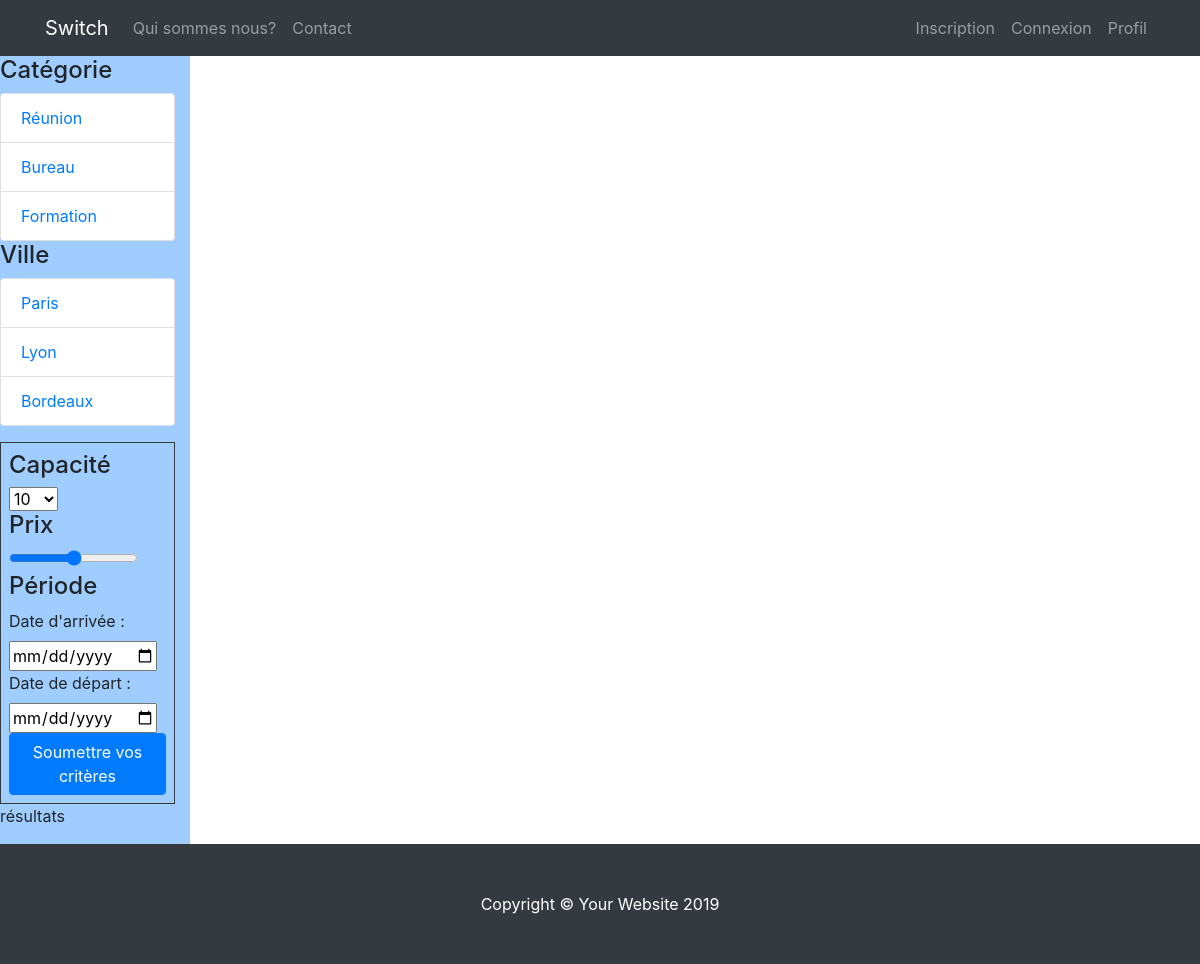
The app's page /acceuil.php, older data.
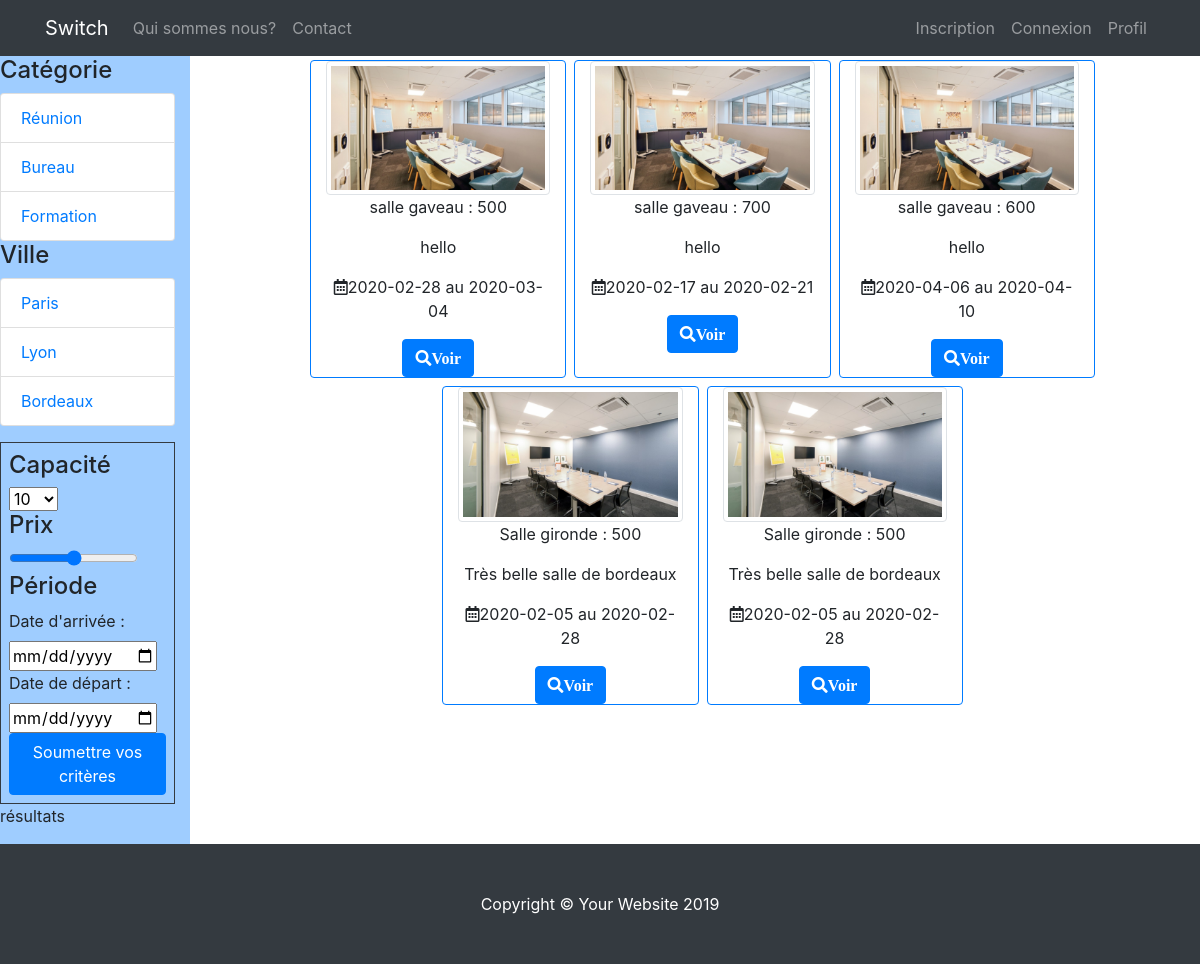
The same page, newer data.
### tables this page shows
CREATE TABLE IF NOT EXISTS `produit` (
  `id_produit` int(3) NOT NULL AUTO_INCREMENT,
  `id_salle` int(3) NOT NULL,
  `date_arrivee` date NOT NULL,
  `date_depart` date NOT NULL,
  `prix` int(3) NOT NULL,
  `etat` enum('libre','reservation') NOT NULL,
  UNIQUE KEY `FK` (`id_produit`),
  KEY `produit_ibfk_1` (`id_salle`)
);

CREATE TABLE IF NOT EXISTS `salle` (
  `id_salle` int(3) NOT NULL AUTO_INCREMENT,
  `titre` varchar(200) NOT NULL,
  `description` text NOT NULL,
  `photo` varchar(200) NOT NULL,
  `pays` varchar(20) NOT NULL,
  `ville` varchar(20) NOT NULL,
  `adresse` varchar(50) NOT NULL,
  `cp` int(5) NOT NULL,
  `capacite` int(3) NOT NULL,
  `categorie` enum('réunion','bureau','formation') NOT NULL,
  PRIMARY KEY (`id_salle`)
);

### acceuil.php (the view, shortened to what this page needs)
<?php
include 'inc/init.inc.php';
$liste_produits = $pdo->query("SELECT id_produit, prix, date_arrivee, date_depart, titre, description, photo FROM produit, salle WHERE produit.id_salle = salle.id_salle");
include 'inc/header.inc.php';
include 'inc/nav.inc.php';
?>
<div class="row">
    <aside class="col-2" style="background-color: #9fcdff;">
        <section>
            <h4>Catégorie</h4>
            <div class="list-group">
                <a href="?categorie=reunion" class="list-group-item">Réunion</a>
                <a href="?categorie=bureau" class="list-group-item">Bureau</a>
                <a href="?categorie=formation" class="list-group-item">Formation</a>
            </div>
        </section>
        <section>
            <h4>Ville</h4>
            <div class="list-group">
                <a href="?ville=paris" class="list-group-item">Paris</a>
                <a href="?ville=lyon" class="list-group-item">Lyon</a>
                <a href="?ville=bordeaux" class="list-group-item">Bordeaux</a>
            </div>
        </section>
        <section class="border border-dark mt-3 p-2">
            <form action="" method="post">
                <h4>Capacité</h4>
                <select>
                    <option>10</option>
                </select>
                <h4>Prix</h4>
                <input type="range" name="prix">
            <h4>Période</h4>
                <label for="date_arrivee">Date d'arrivée : </label>
                <input type="date" name="date_arrivee">
                <label for="date_depart">Date de départ : </label>
                <input type="date" name="date_depart">
                <button type="submit" class="btn btn-primary">Soumettre vos critères</button>
            </form>
        </section>
        <div>
            <p>résultats</p>
        </div>
    </aside>
    <div class="col-10">
        <div class="row justify-content-center">
            <?php
            while($produits = $liste_produits->fetch(PDO::FETCH_ASSOC)) {
                echo '<div class="col-3 text-center m-1 border rounded border-primary">';
                echo '<div><img src="' . URL . 'img/' . $produits['photo'] . '" class="img-thumbnail" width="100%"></div>';
                echo '<p>' . $produits['titre'] . ' : ' . $produits['prix'] . '</p>';
                echo '<p style="overflow: hidden">' . $produits['description'] . '</p>';
                echo '<p><i class="far fa-calendar-alt"></i>' . $produits['date_arrivee'] . ' au ' . $produits['date_depart'] . '</p>';
                echo '<a href="fiche_produit.php?id_produit=' . $produits['id_produit'] . '" class="btn btn-primary"><i class="fas fa-search">Voir</i></a>';
                echo '</div>';
            }
            ?>
        </div>
    </div>
</div>
<?php
include 'inc/footer.inc.php';

Row changes from the older to the newer data that the page shows:
added produit: id_salle.photo (picture), id_salle.titre "salle gaveau", prix "500", id_salle.description "hello", date_arrivee "2020-02-28", date_depart "2020-03-04"
added produit: id_salle.photo (picture), id_salle.titre "salle gaveau", prix "700", id_salle.description "hello", date_arrivee "2020-02-17", date_depart "2020-02-21"
added produit: id_salle.photo (picture), id_salle.titre "salle gaveau", prix "600", id_salle.description "hello", date_arrivee "2020-04-06", date_depart "2020-04-10"
added produit: id_salle.photo (picture), id_salle.titre "Salle gironde", prix "500", id_salle.description "Très belle salle de bordeaux", date_arrivee "2020-02-05", date_depart "2020-02-28"
added produit: id_salle.photo (picture), id_salle.titre "Salle gironde", prix "500", id_salle.description "Très belle salle de bordeaux", date_arrivee "2020-02-05", date_depart "2020-02-28"
